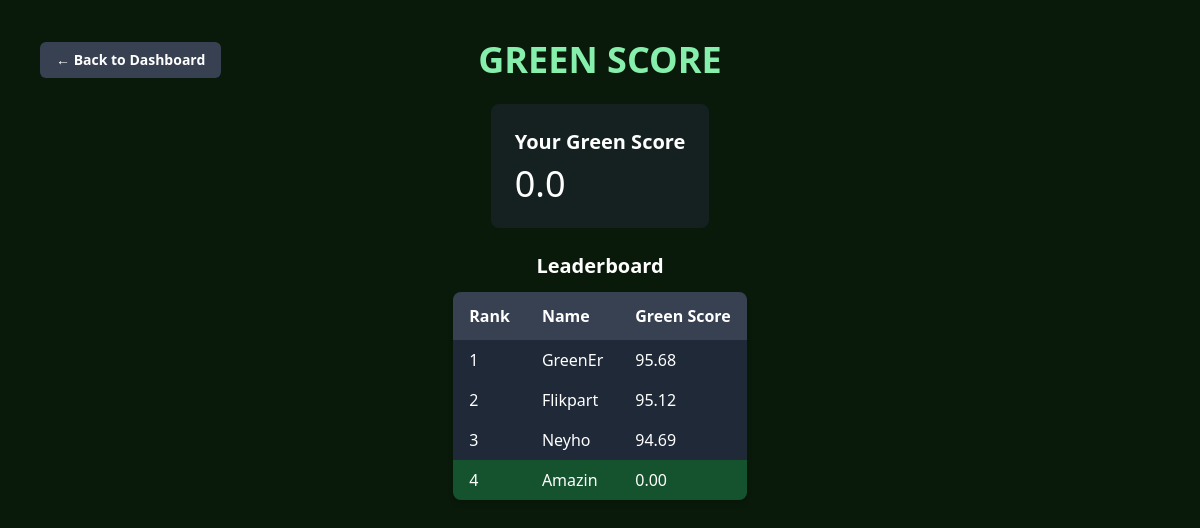
Page /greenscore (signed in) on the committed database.
### app.py (models this page shows, shortened)
class User(db.Model, UserMixin):
    id = db.Column(db.Integer, primary_key=True)
    name = db.Column(db.String(35), unique=True, nullable=False)
    email = db.Column(db.String(35), unique=True, nullable=False)
    password = db.Column(db.String(200), nullable=False)
    total_emission = db.Column(db.Float, default=0.0)
    green_score = db.Column(db.Float, nullable=False, default=100.0)
    total_offset = db.Column(db.Float, default=0.0)
    net_emission = db.Column(db.Float, default=0.0)
    badges = db.Column(db.String(200), default="")

### app.py (the view)
@app.route('/greenscore')
@login_required
def green_score():
    current_user.net_emission = max(0, current_user.total_emission - current_user.total_offset)
    current_user.green_score = max(0, 100 - ((current_user.net_emission)*0.0000005))
    db.session.commit()
    leaderboard = User.query.order_by(User.green_score.desc()).limit(10).all()
    return render_template('greenscore.html',
                           total_emissions=current_user.total_emission,
                           total_offset=current_user.total_offset,
                           net_emissions=current_user.net_emission,
                           green_score=current_user.green_score,
                           leaderboard=leaderboard,
                           enumerate=enumerate)

### app.py (called while the page is built)
@login_manager.user_loader
def load_user(user_id):
    return User.query.get(int(user_id))

### templates/greenscore.html (shortened to what this page needs)
<!DOCTYPE html>
<html lang="en">
<head>
    <script src="https://cdn.tailwindcss.com"></script>
</head>
<body class="bg-[#0a1a0a] text-white flex flex-col items-center p-10 min-h-screen">
    <div class="w-full max-w-5xl flex items-center mb-6">
        <a href="/dashboard" class="bg-gray-700 text-white font-bold px-4 py-2 rounded-md hover:bg-gray-900 transition text-sm absolute left-0 ml-10">
            ← Back to Dashboard
        </a>
        <h1 class="text-4xl font-bold text-green-300 uppercase mx-auto">Green Score</h1>
    </div>
        <div class="bg-gray-800 bg-opacity-50 rounded-lg p-6 mb-6">
            <h2 class="text-xl font-semibold">Your Green Score</h2>
            <p class="text-4xl mt-2">{{ green_score|round(2) }}</p>
        </div>
        <h2 class="text-xl font-semibold mb-3">Leaderboard</h2>
        <div class="overflow-hidden rounded-lg shadow-md">
            <table class="w-full border-collapse bg-gray-800 bg-opacity-50 rounded-lg">
                <thead>
                    <tr class="bg-gray-700">
                        <th class="py-3 px-4 text-left">Rank</th>
                        <th class="py-3 px-4 text-left">Name</th>
                        <th class="py-3 px-4 text-left">Green Score</th>
                    </tr>
                </thead>
                <tbody>
                    {% for rank, user in enumerate(leaderboard, start=1) %}
                    <tr class="{% if user.id == current_user.id %} bg-green-900 {% else %} bg-gray-800 {% endif %}">
                        <td class="py-2 px-4">{{ rank }}</td>
                        <td class="py-2 px-4">{{ user.name }}</td>
                        <td class="py-2 px-4">{{ "%.2f" % user.green_score }}</td>
                    </tr>
                    {% endfor %}
                </tbody>
            </table>
        </div>
</body>
</html>

### rows in the picture
User: green_score "0.0", rank "4", name "Amazin", green_score "0.00"
User: rank "1", name "GreenEr", green_score "95.68"
User: id "2", name "Flikpart", green_score "95.12"
User: rank "3", name "Neyho", green_score "94.69"
